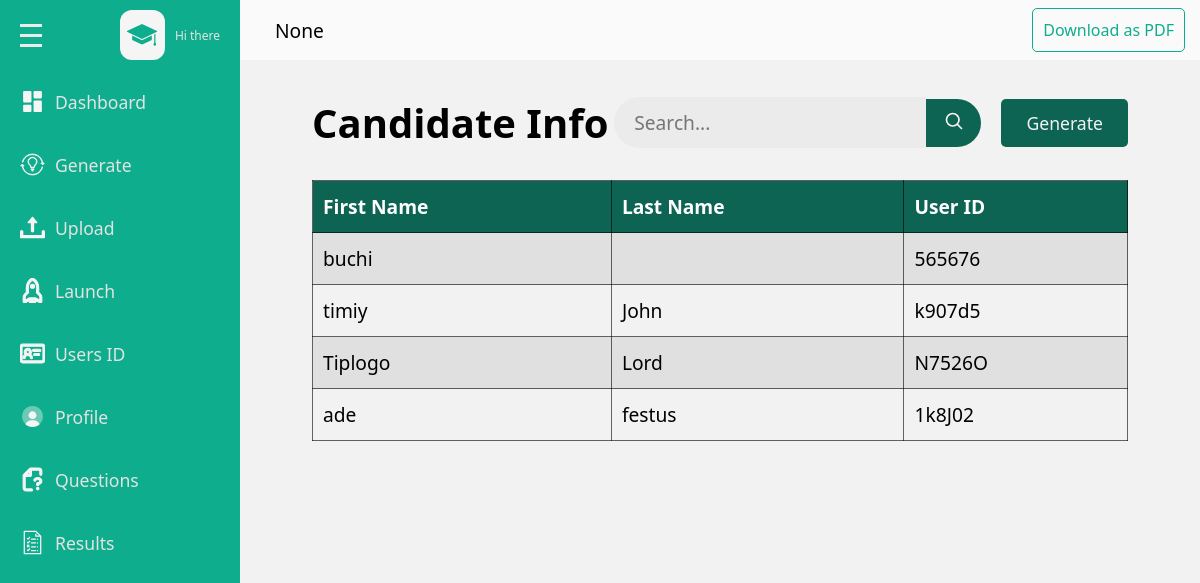
The page /admins/user (signed in) on the database its author committed.
### base/models.py (models this page shows, shortened)
class Userprofile(models.Model):
    user = models.ForeignKey(User, on_delete=models.CASCADE)
    subject = models.ForeignKey(Subject, null=True, blank=True, on_delete=models.SET_NULL)
    number_of_questions = models.IntegerField(null=True, blank=True)

class User(AbstractUser):
    school_name = models.CharField(max_length=500, null=True,blank=True)
    recovery_code = models.CharField(max_length=100, null=True)

class UserID(models.Model):
    user = models.OneToOneField(User, on_delete=models.CASCADE)
    generated_id = models.CharField(max_length=100, unique=True)

### admins/views.py (the view)
# urls.py: path('user',views.user,name='user'),
def user(request):
    userprofile = get_object_or_404(Userprofile, user=request.user)
    user_id = UserID.objects.all()
    context = {
        'userprofile': userprofile,
        "user_id": user_id
    }
    return render(request, 'admins/userget.html', context)

### base/templates/admins/userget.html (shortened to what this page needs)
{% load static %}
<!DOCTYPE html>
<html lang="en">
<head>
    <link rel = "stylesheet" href = "{% static 'css/style.css' %}"/>
</head>
<body>
    <div class = "page">
        <div class = "wrapper">
            <div class = "main-sidebar">
                <div class = "menu">
                    <div class= "menu-head flex-between">
                        <div class="hamburger flex-column">
                            <span></span>
                            <span></span>
                            <span></span>
                        </div>
                        <div class = "menu-head-content flex gp-10">
                            <div class = "scholar-icon-div flex-center">
                                <!DOCTYPE svg PUBLIC "-//W3C//DTD SVG 1.1//EN" "http://www.w3.org/Graphics/SVG/1.1/DTD/svg11.dtd">
                            </div>
                            <div class = "text-content-div flex-column">
                                <span class = "sub-text">Hi there</span>
                            </div>
                        </div>
                    </div>
                    <div class= "menu-content flex-column ">
                        <a href = "{% url 'admins:dashboard' %}" class = "menu-item">
                            <div class="menu-wrapper flex gp-10">
                                <!DOCTYPE svg PUBLIC "-//W3C//DTD SVG 1.1//EN" "http://www.w3.org/Graphics/SVG/1.1/DTD/svg11.dtd">
                                <span>Dashboard</span>
                            </div>
                        </a>
                        <a href = "{% url 'admins:userid' %}" class = "generate menu-item">
                            <div class="menu-wrapper flex gp-10">
                                <!DOCTYPE svg PUBLIC "-//W3C//DTD SVG 1.1//EN" "http://www.w3.org/Graphics/SVG/1.1/DTD/svg11.dtd">
                                <span>Generate</span>
                            </div>
                        </a>
                        <a href = "{% url 'admins:upload' %}" class = "menu-item">
                            <div class="menu-wrapper flex gp-10">
                                <!DOCTYPE svg PUBLIC "-//W3C//DTD SVG 1.1//EN" "http://www.w3.org/Graphics/SVG/1.1/DTD/svg11.dtd">
                                <span>Upload</span>
                            </div>
                        </a>
                        <a href = "{% url 'admins:launch' %}" class = "menu-item">
                            <div class="menu-wrapper flex gp-10">
                                <!DOCTYPE svg PUBLIC "-//W3C//DTD SVG 1.1//EN" "http://www.w3.org/Graphics/SVG/1.1/DTD/svg11.dtd">
                                <span>Launch</span>
                            </div>
                        </a>
                        <a href = "{% url 'admins:user' %}" class = "menu-item">
                            <div class="menu-wrapper flex gp-10">
                                <!DOCTYPE svg PUBLIC "-//W3C//DTD SVG 1.1//EN" "http://www.w3.org/Graphics/SVG/1.1/DTD/svg11.dtd">
                                <span>Users ID</span>
                            </div>
                        </a>
                        <a href = "{% url 'admins:profile' %}" class = "menu-item">
                            <div class="menu-wrapper flex gp-10">
                                <!DOCTYPE svg PUBLIC "-//W3C//DTD SVG 1.1//EN" "http://www.w3.org/Graphics/SVG/1.1/DTD/svg11.dtd">
                                <span>Profile</span>
                            </div>
                        </a>
                        <a href = "{% url 'admins:question' %}" class = "menu-item">
                            <div class="menu-wrapper flex gp-10">
                                <!DOCTYPE svg PUBLIC "-//W3C//DTD SVG 1.1//EN" "http://www.w3.org/Graphics/SVG/1.1/DTD/svg11.dtd">
                                <span>Questions</span>
                            </div>
                        </a>
                        <a href = "{% url 'admins:result' %}" class = "menu-item">
                            <div class="menu-wrapper flex gp-10">
                                <!DOCTYPE svg PUBLIC "-//W3C//DTD SVG 1.1//EN" "http://www.w3.org/Graphics/SVG/1.1/DTD/svg11.dtd">
                                <span>Results</span>
                            </div>
                        </a>
                    </div>
                </div>
            </div>
            <div class = "main-content">
                <div class="main-content-header flex-between">
                    <span>{{userprofile.user.school_name}}</span>
                    <a class = "download-pdf-btn" href="{% url 'admins:export_user_data_to_pdf' %}">Download as PDF</a>
                </div>
                <div class="user-get-container">
                    <div class="candidate-info flex-between">
                        <h2>Candidate Info</h2>
                        <form method= "get" action="{% url 'admins:search' %}" class = "user-search-form flex">
                            <input required type = "text" placeholder="Search..." name = "query" class = "user-search-input"/>
                            <button class ="user-search-btn">
                            </button>
                        </form>
                        <a href="{% url 'admins:userid' %}"> <button class="generate-btn">Generate</button></a>
                    </div>
                    <table class="user-get-table table">
                        <thead class="thead">
                            <tr>
                                <th scope="col">First Name</th>
                                <th scope="col">Last Name</th>
                                <th scope="col">User ID</th>
                            </tr>
                        </thead>
                        <tbody>
                            {% for user_id in user_id %}
                            <tr>
                                <td>{{user_id.user.username}}</td>
                                <td>{{user_id.user.last_name}}</td>
                                <td>{{user_id.generated_id}}</td>
                            </tr>
                            {% endfor %}
                        </tbody>
                    </table>
                </div>
            </div>
        </div>
    </div>
</body>
</html>

### base/static/css/style.css (style rules this page uses)
* { box-sizing: border-box; }
:root { --page-clr : #9ddcd1; --main-sidebar-clr : #0ead8d; --main-sb-hv-clr : #0d6453; --head-text-clr : #63c9b5; --q-selected-btn-clr : #15a987; --block-clr : hsl(0, 0%, 98%); --variant-clr : hsl(189, 56%, 34%); --darker-variant-clr : hsl(189.71deg 55.9% 27.77%); --border-rd: 10px; --border-rd-in: 50px; --font-family : system-ui, -apple-system, BlinkMacSystemFont, 'Segoe UI', Roboto, Oxygen, Ubuntu, Cantarell, 'Open Sans', 'Helvetica Neue', sans-serif; }
body { margin: 0; padding: 0; font-family: var(--font-family); }
button, input { border : none; outline : none; font-family: var(--font-family); }
button { cursor: pointer; }
h1,h2,h3,h4,p { margin :5px 0; }
a { text-decoration: none; color : black; }
svg { width : 20px; height : 20px; }
.flex { display: flex; align-items: center; }
.flex-center { display: flex; align-items: center; justify-content: center; }
.flex-column { display: flex; flex-direction: column; justify-content: center; }
.flex-between { display: flex; justify-content: space-between; }
.gp-10 { gap : 10px; }
.page { background-color: var(--page-clr); min-height : 100vh; }
.wrapper { display : flex; min-height : 100vh; }
.main-sidebar { min-width: 230px; width: 20%; height: 100vh; background-color: var(--main-sidebar-clr); position: sticky; left: 0; top: 0; z-index: 99; padding-top: 10px; }
.main-content { width : 80%; background-color: hsl(0, 0%, 95%); position : relative; }
.menu-head { padding-inline : 20px; padding-bottom: 15px; }
.menu-head.flex-between { align-items: center; }
.hamburger { height: 40px; align-items: flex-start; justify-content: center; gap : 7px; }
.hamburger span { width : 22px; height : 3px; background-color : hsl(0, 0%, 92%) }
.scholar-icon-div { width : 45px; height : 50px; border-radius: 12px; background-color: hsl(0, 0%, 96%); }
.scholar-icon-div svg { width : 30px; height : 30px; }
.text-content-div .sub-text { font-size : 1vw; color : hsl(0, 0%, 89%); }
.menu-content { padding : 10px 0px 15px; height: 490px; overflow-y: auto; }
.menu-content.flex-column { gap : 30px; justify-content: flex-start; }
.menu-item { padding-inline : 13px; }
.menu-wrapper { padding : 4px 7px; cursor: pointer; border-radius: 3px; }
.menu-item svg { width : 25px; height : 25px; }
.menu-item span { color : hsl(0, 0%, 89%); font-size : 1.1rem; font-weight: 400; }
.main-content-header { padding: 0px 15px; background-color: var(--block-clr); min-height: 60px; position: sticky; top: 0; left: 0; }
.main-content-header.flex-between { align-items: center; }
.main-content-header span { margin-left: 20px; font-size : 1.2rem; font-weight: 500; }
.download-pdf-btn { padding : 10px; border : 1px solid var(--main-sidebar-clr); color :var(--main-sidebar-clr); border-radius: 5px; transition : background-color .2s ease, color .2s ease; }
.user-get-container { width: 85%; margin-inline: auto; margin-top : 30px; }
.table { border-collapse: collapse; font-size: 1.2rem; width : 100%; margin-top : 25px; }
.table .thead th { border : 1px solid rgba(0,0,0,.6); padding : 12px 10px; text-align: left; color: white; }
.table tbody td { border : 1px solid rgba(0,0,0,.6);; padding: 12px 10px; }
.table tbody tr:nth-child(odd) { background-color: hsl(0, 0%, 88%); }
.user-get-table .thead th { background-color: var(--main-sb-hv-clr); }
.candidate-info.flex-between { align-items: center; }
.candidate-info h2 { font-size: 2.5rem; }
.candidate-info .generate-btn { padding: 12px 25px; background-color: var(--main-sb-hv-clr); color : hsl(0, 0%, 95%); border-radius: 5px; font-size: 1.1rem; }
.user-search-form { margin-left : auto; margin-right : 20px; width : 45%; }
.user-search-input { width : 85%; padding : 12px 10px 12px 20px; background-color: hsl(0, 0%, 92%); font-size: 1.2rem; border-top-left-radius: var(--border-rd-in); border-bottom-left-radius: var(--border-rd-in); }
.user-search-btn { padding : 12px 10px; background-color: var(--main-sb-hv-clr); color : hsl(0, 0%, 96%); width : 15%; border-top-right-radius: var(--border-rd-in); border-bottom-right-radius: var(--border-rd-in); }

### rows shown on the page
Userprofile: user.school_name "None"
UserID: user.username "buchi", generated_id "565676"
UserID: user.username "timiy", user.last_name "John", generated_id "k907d5"
UserID: user.username "Tiplogo", user.last_name "Lord", generated_id "N7526O"
UserID: user.username "ade", user.last_name "festus", generated_id "1k8J02"
